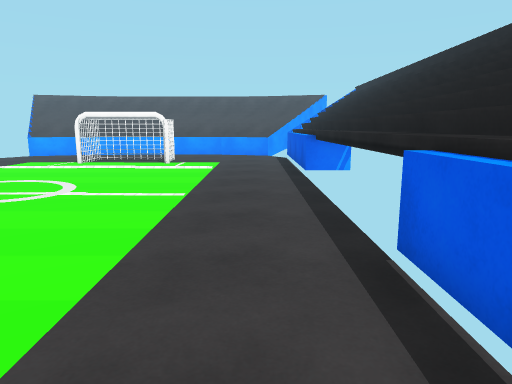
view 1 (above)

16 first-person views from a walk through a scene from a Unity 3-D project. The camera is 1.4 m above the floor, tilts 10° down and sees 70° across. The floor is counted in squares, 1 m on a side. Each view is taken from the middle of a square. On the plan, view 1 faces up. The plan holds only what a view shows up to about 16 squares ahead; the rest is blank. The place goes on beyond the plan. The player character is not drawn. Some surface patterns are stand-ins.

view 2
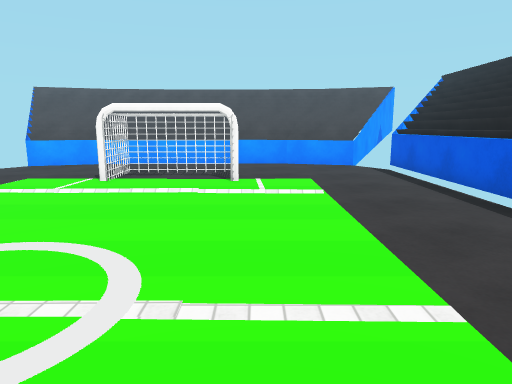

view 3
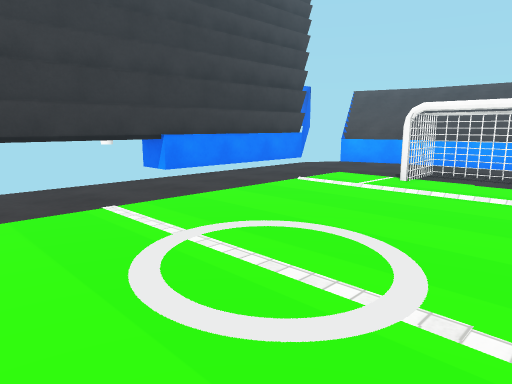

view 4
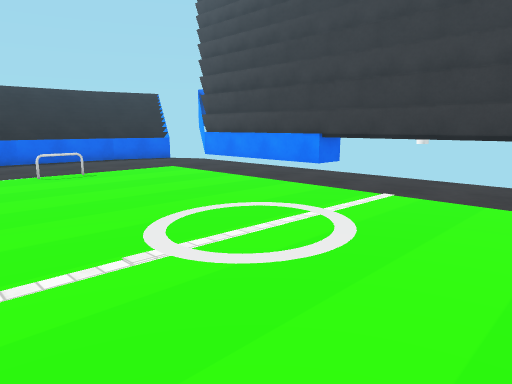

view 5
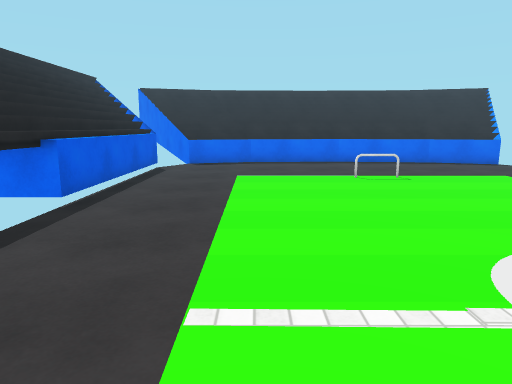

view 6
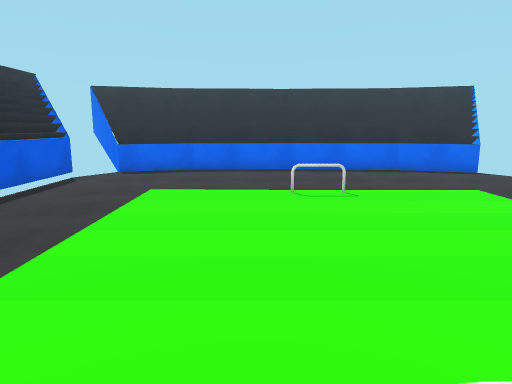

view 7
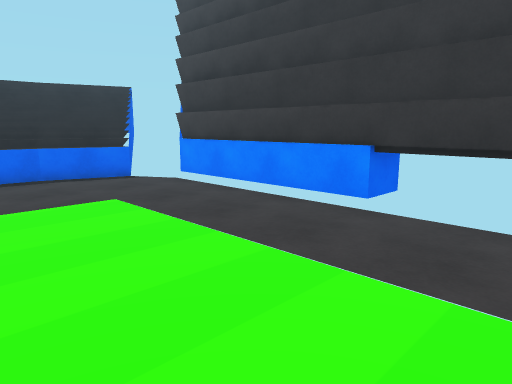

view 8
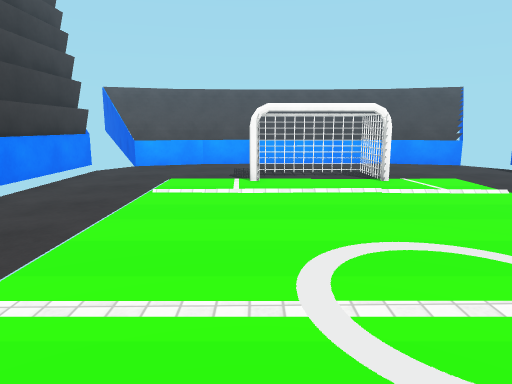

view 9
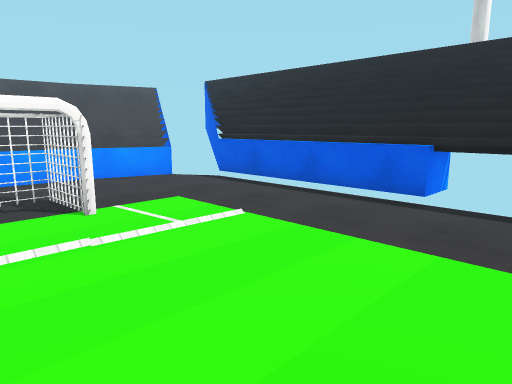

view 10
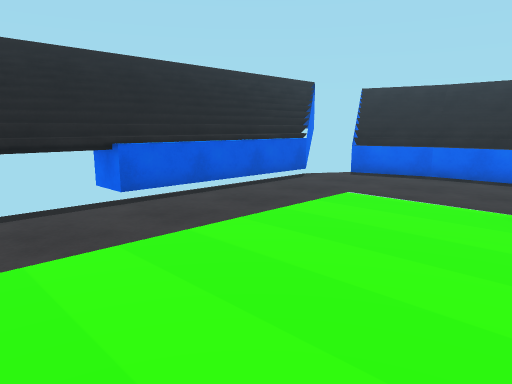

view 11
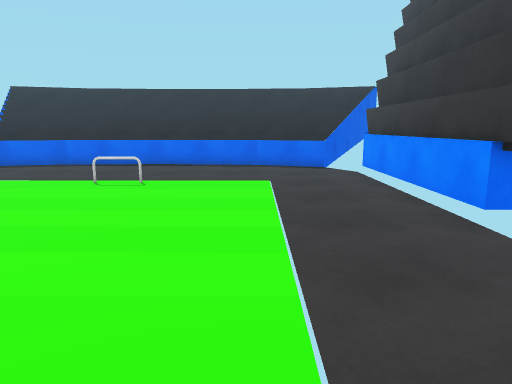

view 12
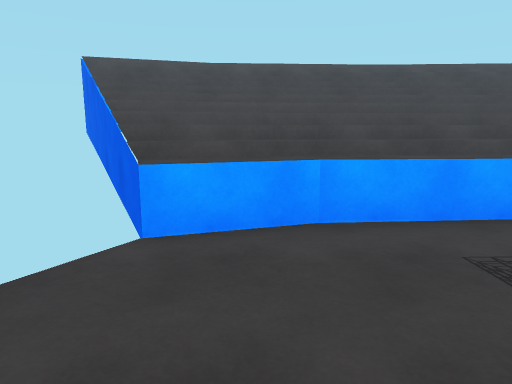

view 13
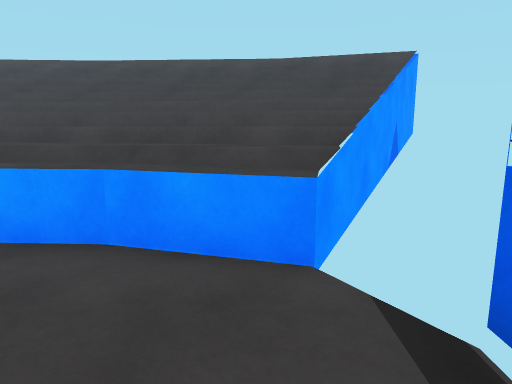

view 14
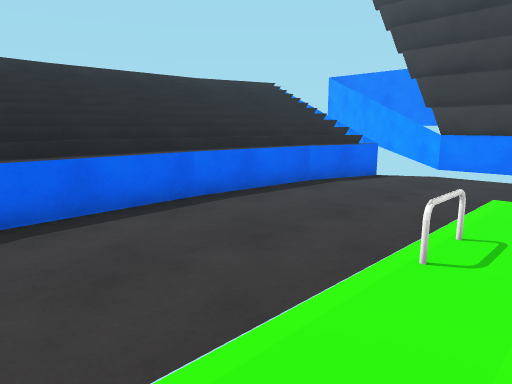

view 15
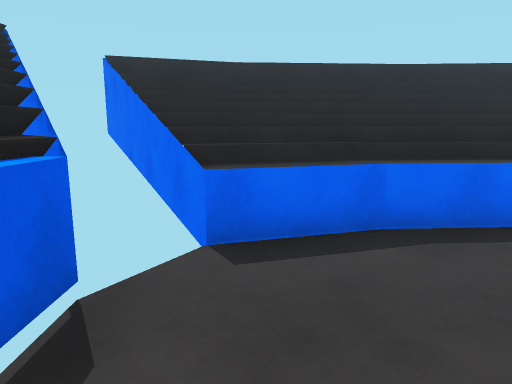

view 16
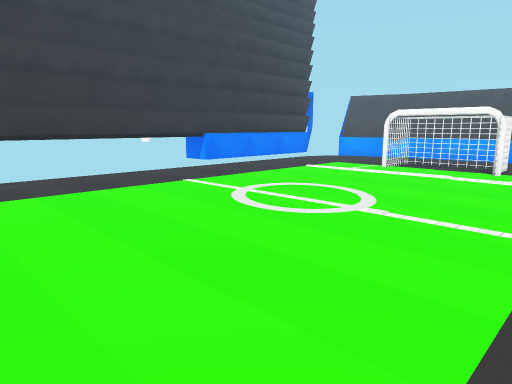

### Floor plan
Key: @ floor where view 1 was taken; # wall or solid block; . main floor; : floor 0.25 m higher than the main floor; / step, stairs or slope; = window, fence, low wall or low ledge; ^ raised ledge; O other object.
Columns run from 15 left of view 1 to 3 right of it. Each row starts with its distance up from view 1.
 22  #^ ^^^^^^^^^^^^^##
 21   ^^^^^^^^^^^^^^^^#
 20    ^^^^^^^^^^^^^^##
 19    #^^^.....=^^^###
 18   # ............ ##
 17   #.....OOOO.....^^
 16   #.....O..O.....^^
 15   #.....O..O.....^^
 14   #..............^^
 13   #..............^^
 12   #..............^^
 11  ##..............^^
 10   #..............^^
  9   #......//......^^
  8   #......:.......^^
  7   #..............^^
  6   #....../.......^^
  5   #..............^^
  4  ##..............^^
  3   #..............^^
  2   #..............^^
  1   #..............^^
  0   #......==....@.^^
 -1   #..............^^
 -2   #..............^^
 -3   ##.............^^
 -4  ###=...........###
 -5  ##^^^^^^^^^^^^^^##
 -6 ###^^^^^^^^^^^^^^##
 -7 ###^^^^^^^^^^^^^^^

Where each view was taken, in squares from view 1:
view 1: 0 up, 0 right, facing up
view 2: 5 up, 3 left, facing up
view 3: 5 up, 3 left, facing up-left
view 4: 11 up, 2 left, facing down-left
view 5: 10 up, 2 left, facing down
view 6: 8 up, 4 left, facing down
view 7: 7 up, 6 left, facing down-left
view 8: 5 up, 7 left, facing up
view 9: 8 up, 6 left, facing up-right
view 10: 7 up, 6 left, facing down-right
view 11: 9 up, 9 left, facing down
view 12: 14 up, 10 left, facing up
view 13: 15 up, 0 right, facing up
view 14: 1 up, 1 left, facing down-left
view 15: 0 up, 0 right, facing down
view 16: 2 up, 1 left, facing up-left
